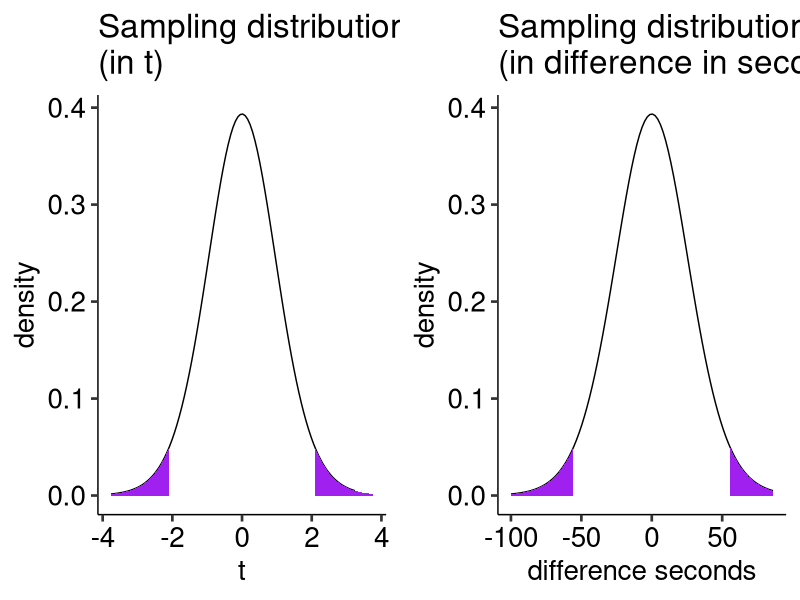
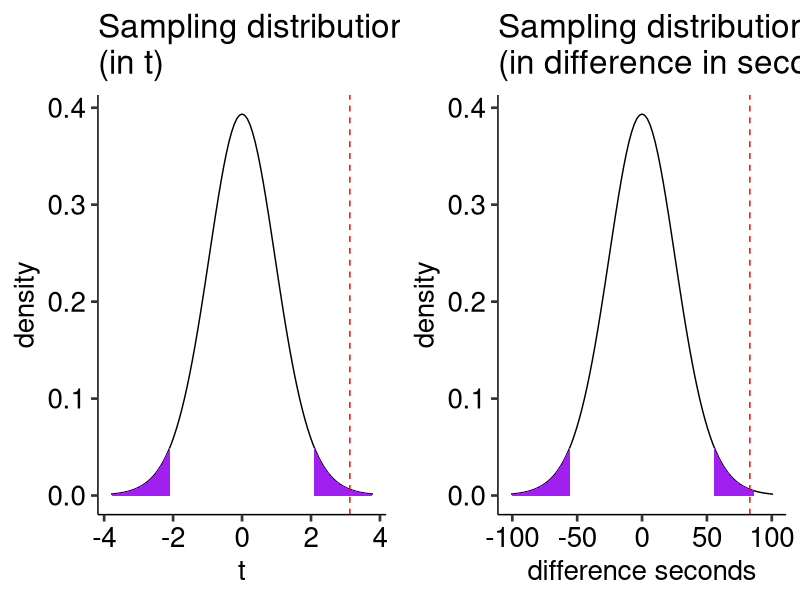
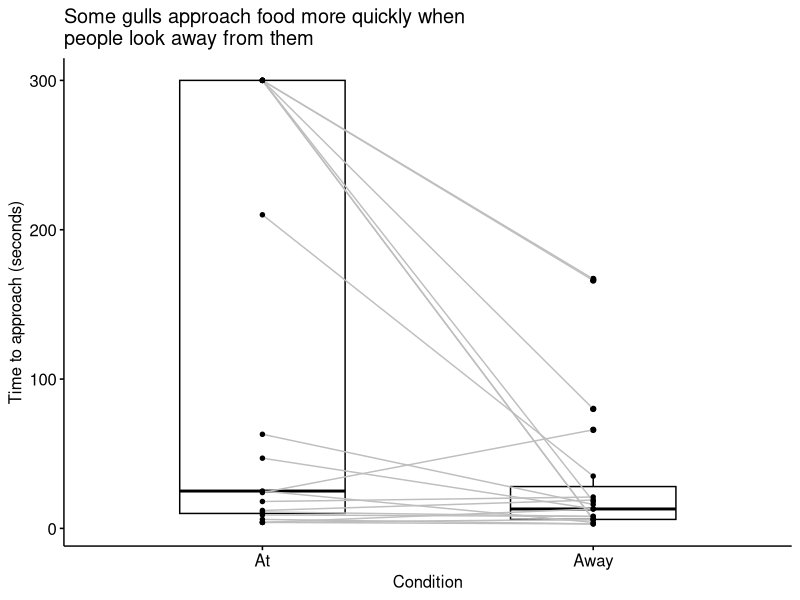

These charts were generated, in order, by the following R code: (Note: this script raises an error after producing the figures.)
## ---- chunk 1
knitr::opts_chunk$set(echo = TRUE, 
                      warning = F, 
                      message = F)
options(scipen = 999)
## ---- chunk 2
library(here)
library(tidyverse)
library(ggpubr)
library(knitr)
library(kableExtra)
## ---- chunk 3
gulls = read.delim(here("data/gulls/pairs.txt"))
gulls
## ---- chunk 4
difference = gulls$At - gulls$Away
head(difference)
## ---- chunk 5
(m_delta = mean(difference))
## ---- chunk 6
(s_delta = sd(difference))
## ---- chunk 7
(se_delta = s_delta/sqrt(nrow(gulls)))
## ---- chunk 8
#| code-fold: true

df = nrow(gulls)-1
cv_t = qt(df = df, p = .975)
t_x = seq(-3.76, 3.76)
plot_t = data.frame(t_x) %>%
  ggplot(aes(x=t_x)) +
  stat_function(fun = function(x) dt(x, df), geom = "line") +
  stat_function(fun = function(x) dt(x, df), geom = "area", 
                xlim = c(cv_t, 3.76), fill = "purple") +
  stat_function(fun = function(x) dt(x, df), geom = "area", 
                xlim = c(-3.76, -1*cv_t), fill = "purple") +
  labs(title = "Sampling distribution \n(in t)", y = "density", x = "t")+
  theme_pubr(base_size = 20)

cv_x = cv_t*se_delta 
x = t_x*se_delta
plot_x = data.frame(x) %>%
  ggplot(aes(x=x)) +
  stat_function(fun = function(x) dt(x = x/se_delta, df = df), geom = "line") +
  stat_function(fun = function(x) dt(x/se_delta, df = df), geom = "area", 
                xlim = c(cv_x, max(x)), fill = "purple") +
  stat_function(fun = function(x) dt(x/se_delta, df = df), geom = "area", 
                xlim = c(min(x), -1*cv_x), fill = "purple") +
  labs(title = "Sampling distribution \n(in difference in seconds)", y = "density", x = "difference seconds")+
  theme_pubr(base_size = 20)

ggarrange(plot_t, plot_x, ncol = 2)
## ---- chunk 9
#| code-fold: true
#| 
df = nrow(gulls)-1
cv_t = qt(df = df, p = .975)
t_x = seq(-3.76, 3.76)
statistic_t = m_delta/se_delta
plot_t = data.frame(t_x) %>%
  ggplot(aes(x=t_x)) +
  stat_function(fun = function(x) dt(x, df), geom = "line") +
  stat_function(fun = function(x) dt(x, df), geom = "area", 
                xlim = c(cv_t, 3.76), fill = "purple") +
  stat_function(fun = function(x) dt(x, df), geom = "area", 
                xlim = c(-3.76, -1*cv_t), fill = "purple") +
  geom_vline(aes(xintercept = statistic_t), linetype = 2, color = "red")+
  labs(title = "Sampling distribution \n(in t)", y = "density", x = "t")+
  scale_x_continuous(limits = c(-3.8, 3.8))+
  theme_pubr(base_size = 20)

cv_x = cv_t*se_delta 
x = t_x*se_delta
statistic_x = statistic_t*se_delta
plot_x = data.frame(x) %>%
  ggplot(aes(x=x)) +
  stat_function(fun = function(x) dt(x = x/se_delta, df = df), geom = "line") +
  stat_function(fun = function(x) dt(x/se_delta, df = df), geom = "area", 
                xlim = c(cv_x, max(x)), fill = "purple") +
  stat_function(fun = function(x) dt(x/se_delta, df = df), geom = "area", 
                xlim = c(min(x), -1*cv_x), fill = "purple") +
  geom_vline(aes(xintercept = statistic_x), linetype = 2, color = "red")+
  labs(title = "Sampling distribution \n(in difference in seconds)", y = "density", x = "difference seconds")+
  scale_x_continuous(limits = c(-3.8*se_delta, 3.8*se_delta))+
  theme_pubr(base_size = 20)

ggarrange(plot_t, plot_x, ncol = 2)
## ---- chunk 10
(t_statistic = m_delta/se_delta)
pt(t_statistic, df = 19-1, lower.tail = F)
pt(t_statistic, df = 19-1, lower.tail = F)*2
## ---- chunk 11
t.test(x = gulls$At, 
       y = gulls$Away, 
       paired = TRUE)
## ---- chunk 12
#| code-fold: true
ggpubr::ggpaired(data = gulls, 
                 cond1 = "At", 
                 cond2 = "Away", 
                 line.color = "grey",
                 ylab = "Time to approach (seconds)", 
                 title = "Some gulls approach food more quickly when \npeople look away from them")
## ---- chunk 13
#| code-fold: true
school = read_csv(here("data/census_at_school.csv"))
school = school %>% filter(ClassGrade >= 9) %>%
  filter(!is.na(Importance_reducing_pollution)) %>%
  filter(!is.na(Importance_recycling_rubbish)) 
psych::describe(school[,c("Importance_reducing_pollution", "Importance_recycling_rubbish")], fast = T) %>%
  select(n, mean, sd) %>%
  kable(., col.names = c("N", "Mean", "SD"),
        digits = 2) %>%
  kable_styling()

cor_12 = cor(school$Importance_reducing_pollution, 
             school$Importance_recycling_rubbish, 
             use = "pairwise")

## ---- chunk 14
sd_1 = 937.03
sd_2 = 652.65
cor_12 = .61
var_d = sd_1^2 + sd_2^2 -2*cor_12*sd_1*sd_2
sqrt(var_d)
## ---- chunk 15
(t = (792.15-714.85)/(746.92/sqrt(194)))

pt(t, df = 193, lower.tail = F)*2
## ---- chunk 16
df =193
cv_t = qt(df = df, p = .975)
t_x = seq(-3.76, 3.76)
data.frame(t_x) %>%
  ggplot(aes(x=t_x)) +
  stat_function(fun = function(x) dt(x, df), geom = "line") +
  stat_function(fun = function(x) dt(x, df), geom = "area", 
                xlim = c(cv_t, 3.76), fill = "purple") +
  stat_function(fun = function(x) dt(x, df), geom = "area", 
                xlim = c(-3.76, -1*cv_t), fill = "purple") +
  geom_vline(aes(xintercept = t), color = "red") +
  labs(title = "Sampling distribution \n(in t)", y = "density", x = "t")+
  theme_pubr(base_size = 20)
